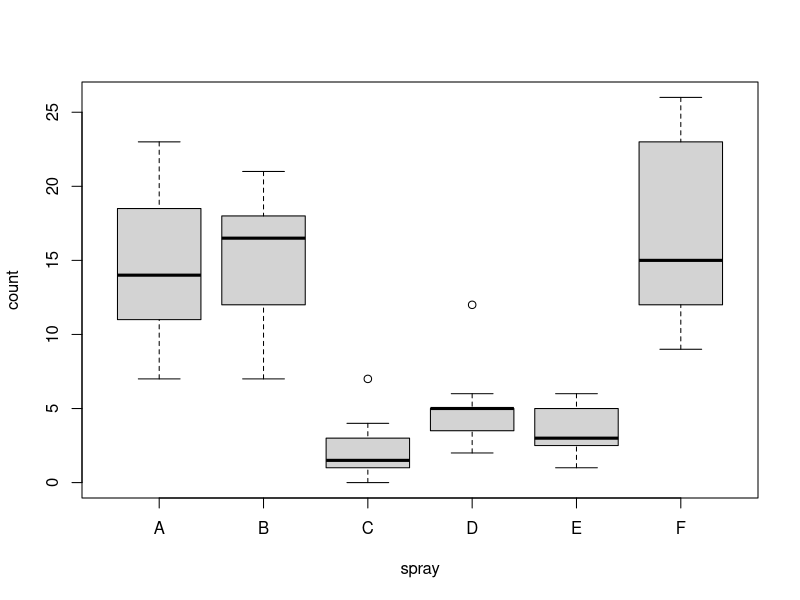

Source code (R):
# var.test 	
# Performs an F test to compare the variances of two samples from normal populations.

x <- rnorm(50, mean = 0, sd = 2)
y <- rnorm(30, mean = 1, sd = 1)
var.test(x, y)       

##################################################

# Bartlett Test of Homogeneity of Variances

# Performs Bartlett's test of the null that the variances in 
# each of the groups (samples) are the same

plot(count ~ spray, data = InsectSprays)

bartlett.test(InsectSprays$count, InsectSprays$spray)

bartlett.test(count ~ spray, data = InsectSprays)

####################################################

# Fligner-Killeen Test of Homogeneity of Variances


# The Fligner Killeen test is a non-parametric test for homogeneity of group variances based on ranks. 
# It is useful when the data is non-normal or where there are outliers.

# Test of the null that the variances in each of the groups (samples) are the same.


fligner.test(InsectSprays$count, InsectSprays$spray)

fligner.test(count ~ spray, data = InsectSprays)

## Compare this to bartlett.test()

####################################################
